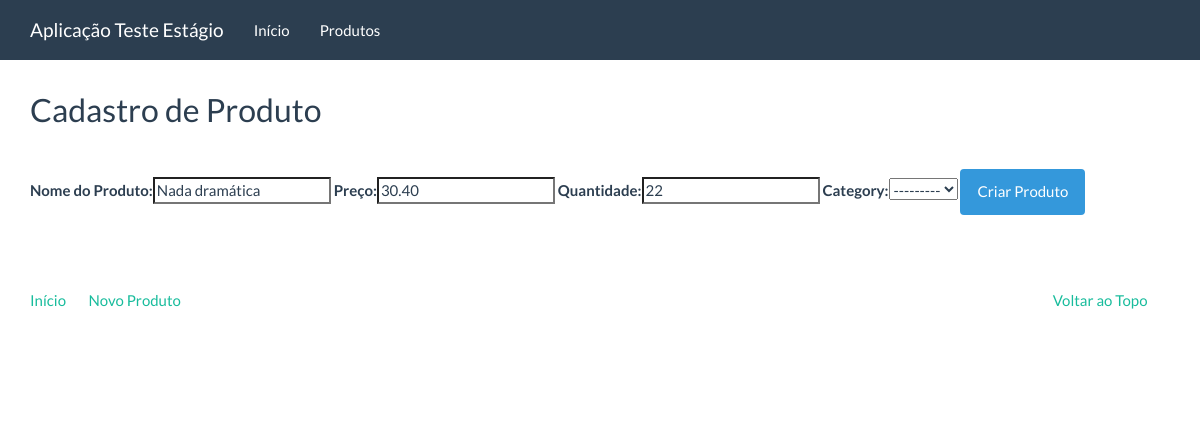
Page /update_product/3 on the committed database.
### core/models.py (models this page shows)
class Product(models.Model):
	name = models.CharField(max_length = 80, verbose_name = 'Nome do Produto')
	price = models.DecimalField(max_digits = 30, decimal_places = 2, default = 0, verbose_name = 'Preço')
	quantity = models.IntegerField(default = 0, verbose_name = 'Quantidade')
	category = models.ForeignKey('Category', related_name = 'products', null = True, on_delete = models.SET_NULL)

class Category(models.Model):
	name = models.CharField(max_length = 80, verbose_name = 'Nome da Categoria')
	def __str__(self):
		return self.name

### core/views.py (the view, shortened to what this page needs)
# urls.py: path('update_product/<int:pk>', ProductUpdateView.as_view(), name='update_product'),
class ProductUpdateView(generic.UpdateView):
	model = Product
	form_class = ProductForm
	template_name = 'products/create_products.html'
	def get_object(self, queryset=None):
		pk = self.kwargs['pk']
		return Product.objects.get(pk=pk)

### core/forms.py
class ProductForm(forms.ModelForm):
	def __init__(self, *args, **kwargs):
		super(ProductForm, self).__init__(*args, **kwargs)
		self.fields['category'].required = False
	class Meta:
		model = Product
		fields = '__all__'

### core/templates/products/create_products.html (shortened to what this page needs)
{% extends "../core/base.html" %}
{%load bootstrap%}
{% block container %}
<div class="page-header">
	<h2>Cadastro de Produto</h2>
</div>
<form action="" method="post">{% csrf_token %}
	{{form|bootstrap}}
    <input class="btn btn-info" type="submit" value="Criar Produto" />
</form>
{% endblock %}

### rows in the picture
Product: name "Nada dramática", price "30.40", quantity "22", category "---------"
